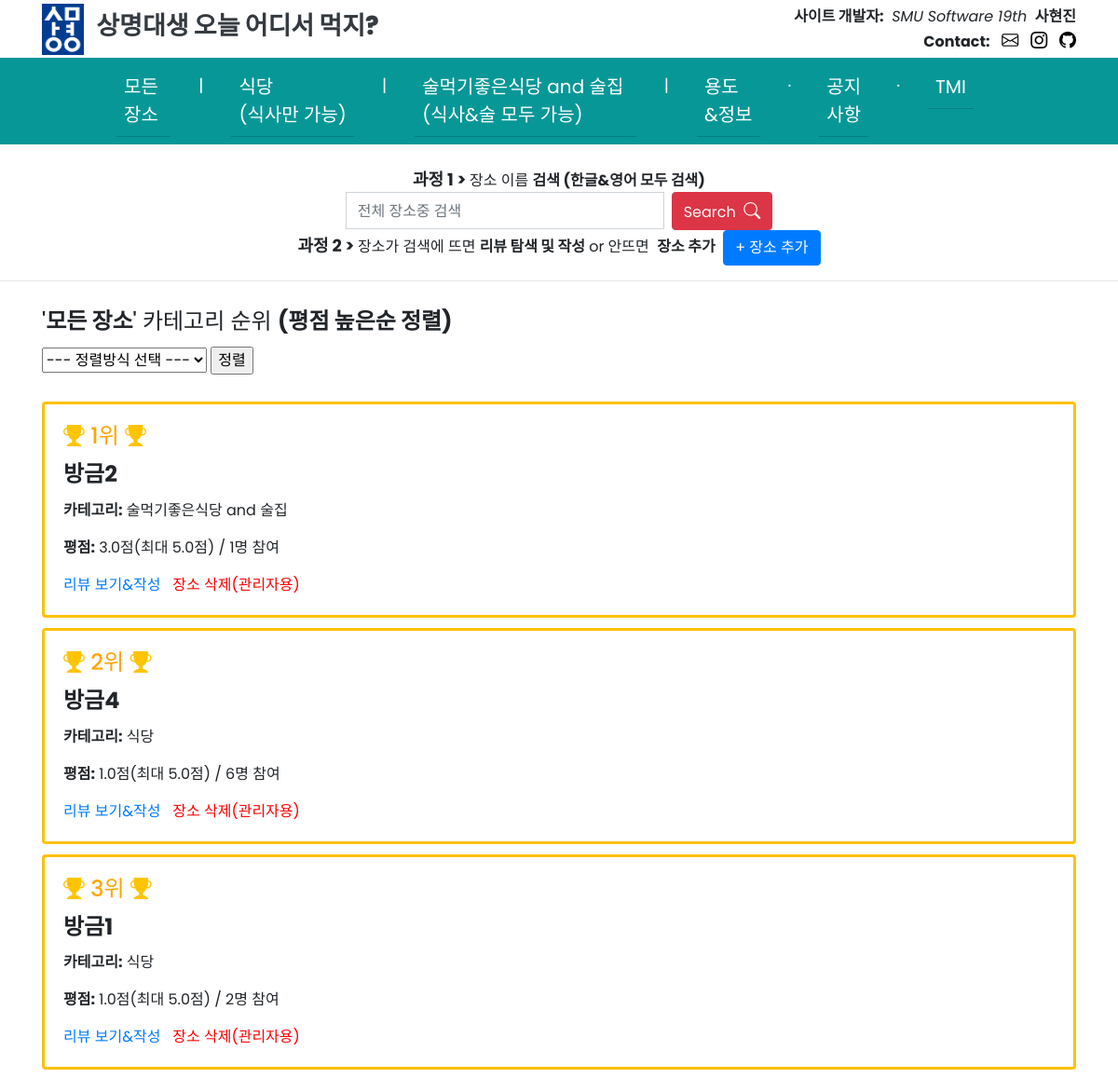
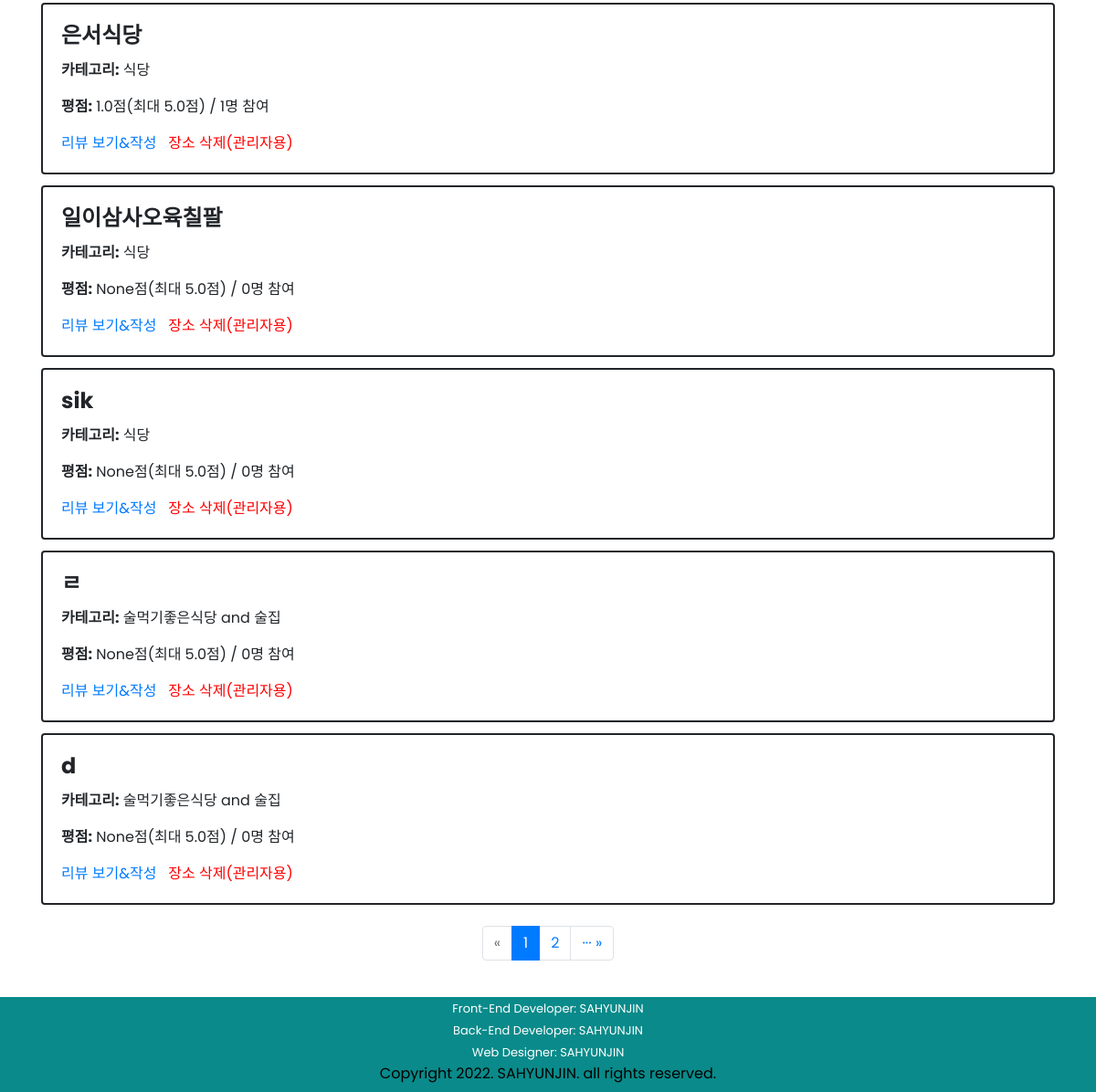
Page /SMUeat/place/all/list/highpoint/ on the earlier database version (2 pictures, top to bottom).
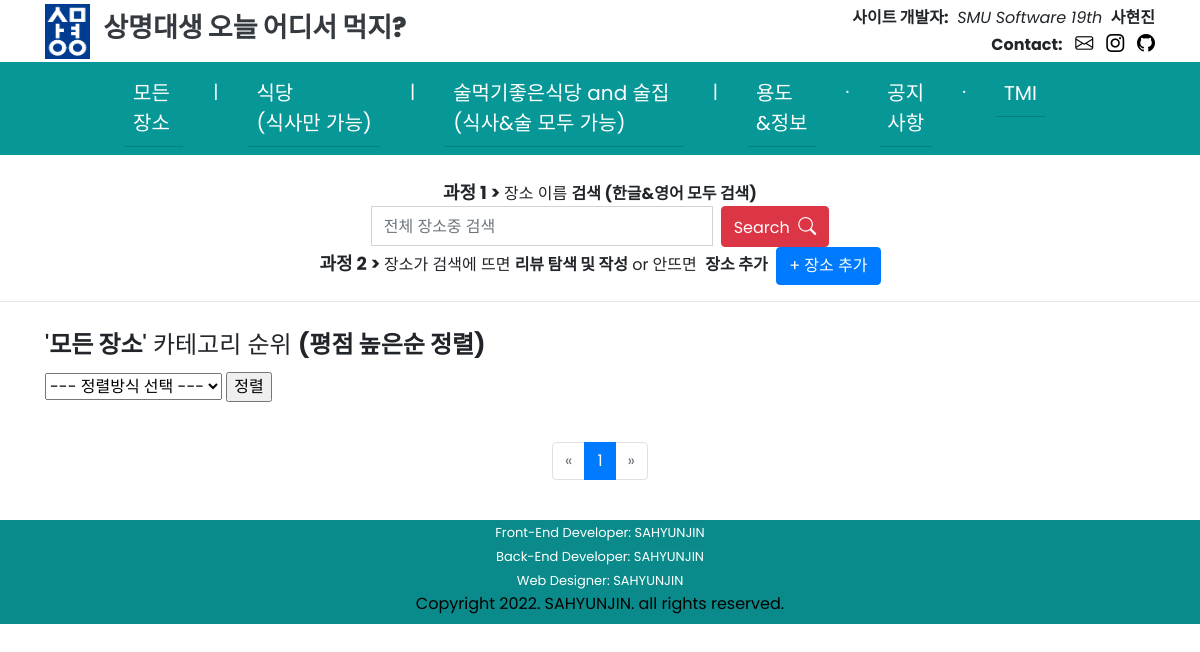
Same page on the later database version.
### SMUeat/models.py (models this page shows)
class Place(models.Model):
    name = models.CharField(max_length=30)
    PLACE_CATEGORY_CHOICES = (
    ('식당', '식당'),
    ('술먹기좋은식당 and 술집', '술먹기좋은식당 and 술집'),
    )
    category = models.CharField(max_length=40, choices=PLACE_CATEGORY_CHOICES)
    created_at = models.DateTimeField(auto_now_add=True)
    updated_at = models.DateTimeField(auto_now=True)

### SMUeat/views.py (the view, shortened to what this page needs)
# urls.py: path('place/<str:category_link>/list/<str:sorting_name>/', views.place_sorting, name='place-sorting'),
def place_sorting(request, category_link, sorting_name):
    if category_link=='all':
        if(sorting_name == "highpoint"):
            places = Place.objects.all().annotate(review_count=Count('review')).annotate(average_point=Avg('review__point')).order_by('-average_point', '-review_count', '-created_at')  # 평점높은순
            paginator = Paginator(places, 8)
            page = request.GET.get('page')
            page_places = paginator.get_page(page)
            context = {
                'places':page_places,
                'sort': '평점 높은순 정렬',
                'category_link': category_link
            }
        return render(request, 'SMUeat/place_list.html', context)

### SMUeat/templates/SMUeat/place_list.html (shortened to what this page needs)
{% extends 'SMUeat/base.html' %}
{% load static %}
{% block content %}
<div class="container">
    {% if 'all' in category_link %}
    <h4 style="display:inline">'<strong>모든 장소</strong>' 카테고리 순위 <strong><span class="space"><br></span>({{ sort }})</strong></h4>&nbsp;&nbsp;
    {% elif 'restaurant' in category_link %}
    <h4 style="display:inline">'<strong>식당</strong>' 카테고리 순위 <strong><span class="space"><br></span>({{ sort }})</strong></h4>&nbsp;&nbsp;
    {% elif 'alcohol' in category_link %}
    <h4 style="display:inline">'<strong>술먹기좋은식당 and 술집</strong>'&nbsp;<span class="space3"><br></span>카테고리 순위 <strong><span class="space"><br></span>({{ sort }})</strong></h4>&nbsp;&nbsp;
    {% endif %}
    <div style="line-height: 80%;"><br></div>
    <form>
        <select id = "sort_select" name = "sort" size="1">
            <option>--- 정렬방식 선택 ---</option>
        </select>
        <input type="button" value="정렬" onclick="sorting();">
    </form>
    <div style="line-height: 180%;"><br></div>
    {% for place in places %}
    <div class="row">
        <div class="col-sm-12">
            {% if places.number == 1 %}
                {% if forloop.counter is 1 or forloop.counter is 2 or forloop.counter is 3 %}
                    <div class="card border-warning" style="border:solid 3px">
                        <div class="card-body">
                            <h4 class="card-title" style="color:orange"><i class="bi bi-trophy-fill" style="font-size: 23px; color:rgb(255, 196, 0)"></i>&nbsp;{{forloop.counter}}위&nbsp;<i class="bi bi-trophy-fill" style="font-size: 23px; color:rgb(255, 196, 0)"></i></h4>
                {% else %}
                    <div class="card" style="border:solid 2px">
                        <div class="card-body">
                {% endif %}
            {% else %}
                <div class="card" style="border:solid 2px">
                    <div class="card-body">
            {% endif %}
                    <h4 class="card-title"><strong>{{ place.name }}</strong></h4>
                    <p class="card-text"><strong>카테고리:</strong> {{ place.category }}</p>
                    <p class="card-text"><strong>평점:</strong>  {{ place.average_point }}점(최대 5.0점)&nbsp;<span class="space2"><br></span>/&nbsp;{{ place.review_count }}명 참여</p>
                    <a href="{% url 'review-list' place_id=place.id %}" class="card-link">리뷰 보기&작성</a>&nbsp;&nbsp;
                    <a href="{% url 'place-delete' place_id=place.id %}" class="card-link" style="color:red;">장소 삭제(관리자용)</a>
                </div>
            </div>
        </div>
    </div>
    <div style="line-height: 70%;"><br></div>
    {% endfor %}
    <div style="line-height: 70%;"><br></div>
    <nav aria-label="show page">
        <ul class="pagination justify-content-center">
            {% if places.has_previous %}
            <li class="page-item">
                <span><a class="page-link" href="?page=1">&laquo; ···</a></span>
            {% else %}
            <li class="page-item disabled">
                <span class="page-link">&laquo;</span>
            {% endif %}
            </li>
            <li class="page-item active" aria-current="page">
                <span class="page-link">{{ places.number }}</span>
            </li>
            {% if places.number !=  places.paginator.num_pages %}
            <li class="page-item">
                <a class="page-link" href="?page={{ places.next_page_number }}">{{ places.next_page_number }}</a>
            </li>
            {% endif %}
            {% if places.has_next %}
            <li class="page-item">
                <span><a class="page-link" href="?page={{ places.paginator.num_pages }}">··· &raquo;</a></span>
            {% else %}
            <li class="page-item disabled">
                <span class="page-link">&raquo;</span>
            {% endif %}
            </li>
        </ul>
    </nav>
</div>
{% endblock %}

Differences in the rows shown:
removed Place: name "방금2", category "술먹기좋은식당 and 술집", average_point "3.0", review_count "1"
removed Place: name "방금4", category "식당", average_point "1.0", review_count "6"
removed Place: name "방금1", category "식당", average_point "1.0", review_count "2"
removed Place: name "은서식당", category "식당", average_point "1.0", review_count "1"
removed Place: name "일이삼사오육칠팔", category "식당", average_point "None", review_count "0"
removed Place: name "sik", category "식당", average_point "None", review_count "0"
removed Place: name "ㄹ", category "술먹기좋은식당 and 술집", average_point "None", review_count "0"
removed Place: name "d", category "술먹기좋은식당 and 술집", average_point "None", review_count "0"
Other differences:
{{ places.next_page_number }}: "2" → (not shown)
